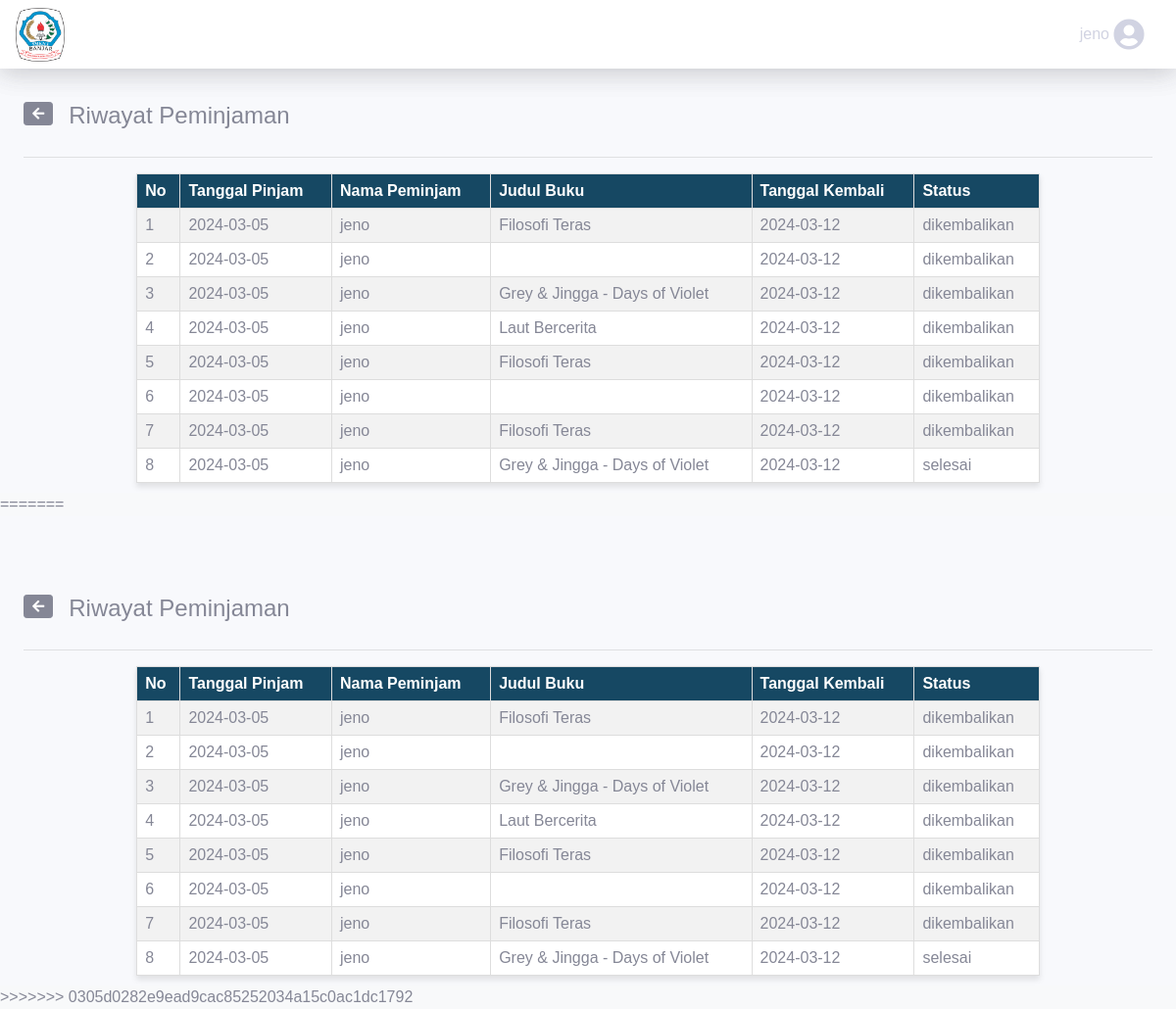
Screenshot of /user/riwayat_pinjam.php (signed in) with the database file from the repository.
### tables this page shows
CREATE TABLE `peminjaman` (
  `peminjaman_id` int(11) NOT NULL,
  `perpus_id` int(11) NOT NULL,
  `buku_id` int(11) NOT NULL,
  `tanggal_pinjam` date NOT NULL,
  `user_id` varchar(11) NOT NULL,
  `username` varchar(255) NOT NULL,
  `tanggal_kembali` date NOT NULL,
  `created_at` timestamp NOT NULL DEFAULT current_timestamp() ON UPDATE current_timestamp(),
  `status_peminjam` varchar(255) NOT NULL
);

CREATE TABLE `buku` (
  `buku_id` int(11) NOT NULL,
  `perpus_id` int(11) NOT NULL,
  `judul` varchar(100) NOT NULL,
  `cover` varchar(255) NOT NULL,
  `penulis` varchar(50) NOT NULL,
  `penerbit` varchar(50) NOT NULL,
  `tahun_terbit` int(11) NOT NULL,
  `deskripsi` varchar(10000) NOT NULL,
  `kategori_id` int(11) NOT NULL,
  `ketersediaan` int(50) NOT NULL,
  `file_pdf` varchar(1000) NOT NULL,
  `created_at` timestamp NOT NULL DEFAULT current_timestamp() ON UPDATE current_timestamp()
);

### user/riwayat_pinjam.php (the view, shortened to what this page needs)
<?php
$servername = "localhost";
$username = "root";
$password = "";
$database = "perpustakaan_digital";
$conn = new mysqli($servername, $username, $password, $database);
$id=$_SESSION['username'];
$sql = "SELECT * FROM peminjaman WHERE username='$id'";
$result = $conn->query($sql);
?>
<!DOCTYPE html>
<html lang="en">
<head>
    <link href="../dashboard/vendor/fontawesome-free/css/all.min.css" rel="stylesheet" type="text/css">
    <link href="../dashboard/css/sb-admin-2.min.css" rel="stylesheet">
</head>
<body id="page-top">
    <div id="wrapper">
        <div id="content-wrapper" class="d-flex flex-column" style="padding-top: 80px;">
            <div id="content">
                <nav class="navbar navbar-expand navbar-light bg-white topbar mb-4 static-top shadow fixed-top">
                    <a class="navbar-brand" href="#">
                    </a>
                    <ul class="navbar-nav ml-auto">
                        <li class="nav-item dropdown no-arrow">
                            <a class="nav-link dropdown-toggle" href="#" id="userDropdown" role="button" data-toggle="dropdown" aria-haspopup="true" aria-expanded="false">
                            </a>
                        </li>
                    </ul>
                </nav>
                <div class="container-fluid">
                    <div class="row">
                        <div class="col">
                            <a class="btn btn-secondary btn-sm float-left mb-3" href="javascript:history.go(-1)">
                                <i class="fas fa-arrow-left"></i>
                            </a>
                            <h4 class="float-left ml-3">Riwayat Peminjaman</h4>
                        </div>
                    </div>
                    <hr>
                    <table border="1">
                        <tr>
                            <th>No</th>
                            <th>Tanggal Pinjam</th>
                            <th>Nama Peminjam</th>
                            <th>Judul Buku</th>
                            <th>Tanggal Kembali</th>
                            <th>Status</th>
                        </tr>
                        <?php
                        if ($result->num_rows > 0) {
                            $no = 1;
                            while ($row = $result->fetch_assoc()) {
                                echo "<tr>";
                                echo "<td>" . $no++ . "</td>";
                                echo "<td>" . $row['tanggal_pinjam'] . "</td>";
                                echo "<td>" . $row['username'] . "</td>";
                                $buku_id = $row['buku_id'];
                                $sql_buku = "SELECT judul FROM buku WHERE buku_id=$buku_id";
                                $result_buku = $conn->query($sql_buku);
                                $row_buku = $result_buku->fetch_assoc();
                                echo "<td>" . $row_buku['judul'] . "</td>";
                                $tanggal_kembali = new DateTime($row['tanggal_pinjam']);
                                $tanggal_kembali->add(new DateInterval('P7D'));
                                echo "<td>" . $tanggal_kembali->format('Y-m-d') . "</td>";
                                echo "<td>" . $row['status_peminjam'] . "</td>";
                                echo "</tr>";
                            }
                        }
                        ?>
                    </table>
                </div>
            </div>
        </div>
    </div>
</body>
<?php
$servername = "localhost";
$username = "root";
$password = "";
$database = "perpustakaan_digital";
$conn = new mysqli($servername, $username, $password, $database);
$id=$_SESSION['username'];
$sql = "SELECT * FROM peminjaman WHERE username='$id'";
$result = $conn->query($sql);
?>
<!DOCTYPE html>
<html lang="en">
<head>
    <link href="../dashboard/vendor/fontawesome-free/css/all.min.css" rel="stylesheet" type="text/css">
    <link href="../dashboard/css/sb-admin-2.min.css" rel="stylesheet">
</head>
<body id="page-top">
    <div id="wrapper">
        <div id="content-wrapper" class="d-flex flex-column" style="padding-top: 80px;">
            <div id="content">
                <nav class="navbar navbar-expand navbar-light bg-white topbar mb-4 static-top shadow fixed-top">
                    <a class="navbar-brand" href="#">
                        <img src="../logo.png" width="50" height="55" class="d-inline-block align-top" alt="Your Logo">
                    </a>
                    <ul class="navbar-nav ml-auto">
                        <li class="nav-item dropdown no-arrow">
                            <a class="nav-link dropdown-toggle" href="#" id="userDropdown" role="button" data-toggle="dropdown" aria-haspopup="true" aria-expanded="false">
                                <?php
                                if (isset($_SESSION['username'])) {
                                    echo $_SESSION['username'];
                                } else {
                                    echo "Pengguna";
                                }
                                ?>
                                <i class="fas fa-user-circle fa-fw fa-2x"></i>
                            </a>
                        </li>
                    </ul>
                </nav>
                <div class="container-fluid">
                    <div class="row">
                        <div class="col">
                            <a class="btn btn-secondary btn-sm float-left mb-3" href="javascript:history.go(-1)">
                                <i class="fas fa-arrow-left"></i>
                            </a>
                            <h4 class="float-left ml-3">Riwayat Peminjaman</h4>
                        </div>
                    </div>
                    <hr>
                    <table border="1">
                        <tr>
                            <th>No</th>
                            <th>Tanggal Pinjam</th>
                            <th>Nama Peminjam</th>
                            <th>Judul Buku</th>
                            <th>Tanggal Kembali</th>
                            <th>Status</th>
                        </tr>
                        <?php
                        if ($result->num_rows > 0) {
                            $no = 1;
                            while ($row = $result->fetch_assoc()) {
                                echo "<tr>";
                                echo "<td>" . $no++ . "</td>";
                                echo "<td>" . $row['tanggal_pinjam'] . "</td>";
                                echo "<td>" . $row['username'] . "</td>";
                                $buku_id = $row['buku_id'];
                                $sql_buku = "SELECT judul FROM buku WHERE buku_id=$buku_id";
                                $result_buku = $conn->query($sql_buku);
                                $row_buku = $result_buku->fetch_assoc();
                                echo "<td>" . $row_buku['judul'] . "</td>";
                                $tanggal_kembali = new DateTime($row['tanggal_pinjam']);
                                $tanggal_kembali->add(new DateInterval('P7D'));
                                echo "<td>" . $tanggal_kembali->format('Y-m-d') . "</td>";
                                echo "<td>" . $row['status_peminjam'] . "</td>";
                                echo "</tr>";
                            }
                        }
                        ?>
                    </table>
                </div>
            </div>
        </div>
    </div>
</body>
</html>

### user/riwayat_pinjam.php (style rules this page uses)
body { font-family: Arial, sans-serif; background-color: #f8f9fa; margin: 0; }
table { border-collapse: collapse; width: 80%; margin: 10px auto; background-color: #fff; box-shadow: 0 4px 6px rgba(0, 0, 0, 0.1); }
th, td { border: 1px solid #ddd; padding: 8px; text-align: left; }
th { background-color: #164863; color: #fff; }
tr:nth-child(even) { background-color: #f2f2f2; }

### rows the page displays
peminjaman: tanggal_pinjam "2024-03-05", username "jeno", buku.judul "Filosofi Teras", tanggal_pinjam "2024-03-12", status_peminjam "dikembalikan"
peminjaman: tanggal_pinjam "2024-03-05", username "jeno", tanggal_pinjam "2024-03-12", status_peminjam "dikembalikan"
peminjaman: tanggal_pinjam "2024-03-05", username "jeno", buku.judul "Grey & Jingga - Days of Violet", tanggal_pinjam "2024-03-12", status_peminjam "dikembalikan"
peminjaman: tanggal_pinjam "2024-03-05", username "jeno", buku.judul "Laut Bercerita", tanggal_pinjam "2024-03-12", status_peminjam "dikembalikan"
peminjaman: tanggal_pinjam "2024-03-05", username "jeno", buku.judul "Filosofi Teras", tanggal_pinjam "2024-03-12", status_peminjam "dikembalikan"
peminjaman: tanggal_pinjam "2024-03-05", username "jeno", tanggal_pinjam "2024-03-12", status_peminjam "dikembalikan"
peminjaman: tanggal_pinjam "2024-03-05", username "jeno", buku.judul "Filosofi Teras", tanggal_pinjam "2024-03-12", status_peminjam "dikembalikan"
peminjaman: tanggal_pinjam "2024-03-05", username "jeno", buku.judul "Grey & Jingga - Days of Violet", tanggal_pinjam "2024-03-12", status_peminjam "selesai"

### other values shown
$_SESSION['username'] "jeno"
